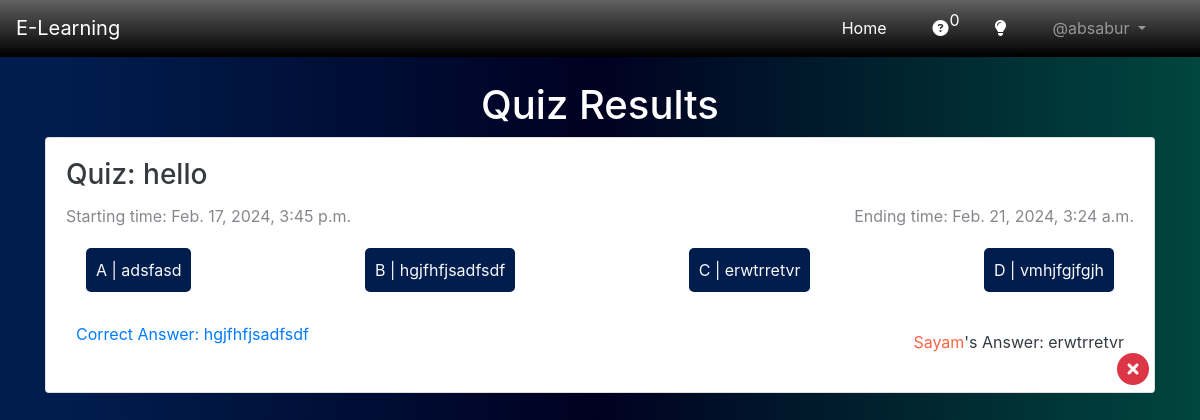
/student/quiz-results/ (signed in), run on the app's committed database.
### App_Teacher/models.py (models this page shows, shortened)
class Quiz(models.Model):
    answer_list= [
        ('', 'Select Correct Answer'),
        ('option_1', '(A)'),
        ('option_2', '(B)'),
        ('option_3', '(C)'),
        ('option_4', '(D)'),
    ]
    user = models.ForeignKey(User, on_delete=models.CASCADE)
    question = models.TextField(max_length=500)
    option_1 = models.CharField(max_length=100)
    option_2 = models.CharField(max_length=100)
    option_3 = models.CharField(max_length=100)
    option_4 = models.CharField(max_length=100)
    answer = models.CharField(max_length=15, choices=answer_list)
    start_on = models.DateTimeField()
    end_on = models.DateTimeField()
    created_at = models.DateTimeField(auto_now_add=True)
    updated_at = models.DateTimeField(auto_now=True)
    def __str__(self):
        return self.question
    class Meta:
        ordering = ['-updated_at', '-created_at', 'question']

class AnswerList(models.Model):
    answer_list= [
        ('', 'Select Correct Answer'),
        ('option_1', '(A)'),
        ('option_2', '(B)'),
        ('option_3', '(C)'),
        ('option_4', '(D)'),
    ]
    user = models.ForeignKey(User, on_delete=models.CASCADE)
    quiz = models.ForeignKey(Quiz, on_delete=models.CASCADE)
    answer = models.CharField(max_length=15, choices=answer_list)
    created_at = models.DateTimeField(auto_now_add=True)

### App_Auth/models.py (models this page shows)
class UserProfile(models.Model):
    user = models.OneToOneField(User, related_name='user_profile', on_delete=models.CASCADE)
    name = models.CharField(max_length=100)
    id_number = models.IntegerField()
    address = models.TextField()
    image = models.ImageField(upload_to='profile')
    role = models.CharField(max_length=30)
    created_at = models.DateTimeField(auto_now_add=True)
    updated_at = models.DateTimeField(auto_now=True)

### App_Student/views.py (the view, shortened to what this page needs)
# urls.py: path('quiz-results/', quiz_results, name='quiz_results'),
@login_required
def quiz_results(request):
    userinfo = UserProfile.objects.filter(user=request.user)
    if not userinfo:
        messages.warning(request,"Add your information first!")
        return redirect('App_Auth:userInfo')
    lists = []
    result_teacher = []
    if request.user.user_profile.role == 'teacher':
        answers_teacher = AnswerList.objects.all()
        for answer in answers_teacher:
            quiz = Quiz.objects.get(id=answer.quiz.id)
            result_teacher.append({"quiz": quiz, "answer": answer})
    return render(request, 'App_Student/quiz_results.html', context={"lists": lists, "result_teacher": result_teacher})

### templates/App_Student/quiz_results.html (shortened to what this page needs)
{% extends "base.html" %} {% load crispy_forms_tags %}
{% block body_block %}
<h1 class="text-center">Quiz Results</h1>
{%if user.user_profile.role == 'teacher'%}
{%for res in result_teacher%}
<div class="card text-dark" style="position: relative">
  <div class="card-body">
    <h3 class="card-title">Quiz: {{res.quiz}}</h3>
    <div class="quiz-time-duration">
      <span>Starting time:  {{res.quiz.start_on}}</span>
      <span>Ending time:  {{res.quiz.end_on}}</span>
    </div>
    <div class="quiz-options text-light">
      <p>A | {{res.quiz.option_1}}</p>
      <p>B | {{res.quiz.option_2}}</p>
      <p>C | {{res.quiz.option_3}}</p>
      <p>D | {{res.quiz.option_4}}</p>
    </div>
    <div class="quiz-answers">
      <p class="card-text text-primary">
        Correct Answer: {%if res.quiz.answer == "option_1"%}
        {{res.quiz.option_1}} {%elif res.quiz.answer == "option_2"%}
        {{res.quiz.option_2}} {%elif res.quiz.answer == "option_3"%}
        {{res.quiz.option_3}} {%elif res.quiz.answer == "option_4"%}
        {{res.quiz.option_4}} {%endif%}
      </p>
      <p class="card-text">
        <span style="cursor: pointer; color: tomato;" data-toggle="modal" data-target="#userinfo">{{res.answer.user.user_profile.name}}</span>'s Answer: {%if res.answer.answer == "option_1"%}
        {{res.quiz.option_1}} {%elif res.answer.answer == "option_2"%}
        {{res.quiz.option_2}} {%elif res.answer.answer == "option_3"%}
        {{res.quiz.option_3}} {%elif res.answer.answer == "option_4"%}
        {{res.quiz.option_4}} {%endif%}
      </p>
    </div>
    <div class="quiz-status">
      {%if res.answer.answer == res.quiz.answer%}
      <i class="fa-solid fa-circle-check text-success fa-2x ml-auto"></i>
      {%else%}
      <i class="fa-solid fa-circle-xmark text-danger fa-2x ml-auto"></i>
      {%endif%}
    </div>
  </div>
</div>
{%endfor%}
{%endif%}
{% endblock %}

### templates/base.html (shortened to what this page needs)
<!DOCTYPE html>
{%load static%}
<html lang="en">
  <head>
    <link
      rel="stylesheet"
      href="https://cdn.jsdelivr.net/npm/bootstrap@4.0.0/dist/css/bootstrap.min.css"
    />
    <link
      rel="stylesheet"
      href="https://cdnjs.cloudflare.com/ajax/libs/font-awesome/6.5.1/css/all.min.css"
    />
    <link rel="stylesheet" href="{% static 'css/main.css' %}?{% now “U” %}" />
  </head>
  <body>
    <header>
      <nav
        class="navbar navbar-expand-lg navbar-dark"
        style="
          background-image: linear-gradient(to bottom, rgb(97, 97, 97), #000000);
          border-bottom: 1px solid black;
        "
      >
        <a class="navbar-brand" href="/">E-Learning</a>
        <div class="collapse navbar-collapse" id="navbarNavAltMarkup">
          <div class="navbar-nav ml-auto">
            <a class="nav-link nav-item active" href="/">Home</a>
            {% if user.is_authenticated %}
            <a
              class="nav-link nav-item active notification-parent"
              href="{%url 'App_Student:questions'%}"
            >
              <i class="fas fa-question-circle"></i>
              {%if user.user_profile.role == 'teacher'%}
              <span class="notification">{{my_data.question}}</span>
              {%endif%}
            </a>
            <a
              class="nav-link nav-item active notification-parent"
              href="{%url 'App_Teacher:quiz'%}"
            >
              <i class="fas fa-lightbulb"></i>
            </a>
            <div class="nav-item dropdown">
              <a
                class="nav-link dropdown-toggle"
                href="#"
                id="navbarDropdown"
                role="button"
                data-toggle="dropdown"
                aria-haspopup="true"
                aria-expanded="false"
              >
                @{{user.username}}
              </a>
            </div>
            {% endif %}
          </div>
        </div>
      </nav>
    </header>
    <div class="container pt-4 pb-4 w-100">
      {% block body_block %} {% endblock %}
    </div>
  </body>
</html>

### static/css/main.css (style rules this page uses)
* { padding: 0; margin: 0; box-sizing: border-box; }
body { background: linear-gradient(90deg, #001d4e 5%, #000121 50%, #00463e 100%) center; min-height: 100vh; color: white; }
.navbar-nav a { margin-right: 30px; }
.notification-parent { position: relative; }
.notification { position: absolute; top: 0px; left: 25px; display: flex; align-items: center; justify-content: center; border-radius: 100%; color: white; }
.quiz-options { display: flex; width: 100%; justify-content: space-between; align-items: center; padding: 10px; flex-wrap: wrap; }
.quiz-options p { padding: 10px; border-radius: 5px; background-color: #001d4e; margin: 10px; }
.quiz-answers { display: flex; width: 100%; justify-content: space-between; align-items: center; padding: 10px; flex-wrap: wrap; }
.quiz-status { position: absolute; bottom: 5px; right: 5px; }
.quiz-time-duration { width: 100%; display: flex; justify-content: space-between; align-items: center; flex-wrap: wrap; opacity: 0.6; }

### data on the page
Quiz: quiz "hello", quiz.start_on "Feb. 17, 2024, 3:45 p.m.", quiz.end_on "Feb. 21, 2024, 3:24 a.m.", quiz.option_1 "adsfasd", quiz.option_2 "hgjfhfjsadfsdf", quiz.option_3 "erwtrretvr", quiz.option_4 "vmhjfgjfgjh", answer.user.user_profile.name "Sayam", answer "option_2" (drawn)

### other printed values
{{ my_data.question }} "0"
{{ user.username }} "absabur"
